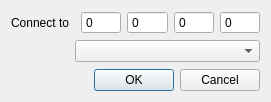
<?xml version="1.0" encoding="UTF-8"?>
<ui version="4.0">
 <class>Dialog</class>
 <widget class="QDialog" name="Dialog">
  <property name="geometry">
   <rect>
    <x>0</x>
    <y>0</y>
    <width>271</width>
    <height>102</height>
   </rect>
  </property>
  <property name="minimumSize">
   <size>
    <width>271</width>
    <height>102</height>
   </size>
  </property>
  <property name="maximumSize">
   <size>
    <width>271</width>
    <height>114</height>
   </size>
  </property>
  <property name="windowTitle">
   <string>Dialog</string>
  </property>
  <property name="modal">
   <bool>true</bool>
  </property>
  <layout class="QGridLayout" name="gridLayout">
   <item row="0" column="0">
    <layout class="QFormLayout" name="formLayout">
     <item row="0" column="0" colspan="2">
      <layout class="QHBoxLayout" name="horizontalLayout_2">
       <item>
        <widget class="QLabel" name="label">
         <property name="maximumSize">
          <size>
           <width>64</width>
           <height>16777215</height>
          </size>
         </property>
         <property name="text">
          <string>Connect to</string>
         </property>
        </widget>
       </item>
       <item>
        <layout class="QHBoxLayout" name="horizontalLayout">
         <item>
          <widget class="QSpinBox" name="spinBox_1">
           <property name="buttonSymbols">
            <enum>QAbstractSpinBox::NoButtons</enum>
           </property>
           <property name="maximum">
            <number>255</number>
           </property>
          </widget>
         </item>
         <item>
          <widget class="QSpinBox" name="spinBox_2">
           <property name="buttonSymbols">
            <enum>QAbstractSpinBox::NoButtons</enum>
           </property>
           <property name="maximum">
            <number>255</number>
           </property>
          </widget>
         </item>
         <item>
          <widget class="QSpinBox" name="spinBox_3">
           <property name="buttonSymbols">
            <enum>QAbstractSpinBox::NoButtons</enum>
           </property>
           <property name="maximum">
            <number>255</number>
           </property>
          </widget>
         </item>
         <item>
          <widget class="QSpinBox" name="spinBox_4">
           <property name="buttonSymbols">
            <enum>QAbstractSpinBox::NoButtons</enum>
           </property>
           <property name="minimum">
            <number>0</number>
           </property>
           <property name="maximum">
            <number>255</number>
           </property>
          </widget>
         </item>
        </layout>
       </item>
      </layout>
     </item>
     <item row="1" column="0">
      <spacer name="horizontalSpacer">
       <property name="orientation">
        <enum>Qt::Horizontal</enum>
       </property>
       <property name="sizeHint" stdset="0">
        <size>
         <width>58</width>
         <height>20</height>
        </size>
       </property>
      </spacer>
     </item>
     <item row="1" column="1">
      <widget class="QComboBox" name="comboBox">
       <property name="editable">
        <bool>false</bool>
       </property>
       <property name="insertPolicy">
        <enum>QComboBox::NoInsert</enum>
       </property>
      </widget>
     </item>
    </layout>
   </item>
   <item row="1" column="0">
    <widget class="QDialogButtonBox" name="buttonBox">
     <property name="standardButtons">
      <set>QDialogButtonBox::Cancel|QDialogButtonBox::Ok</set>
     </property>
    </widget>
   </item>
  </layout>
 </widget>
 <resources/>
 <connections/>
</ui>
